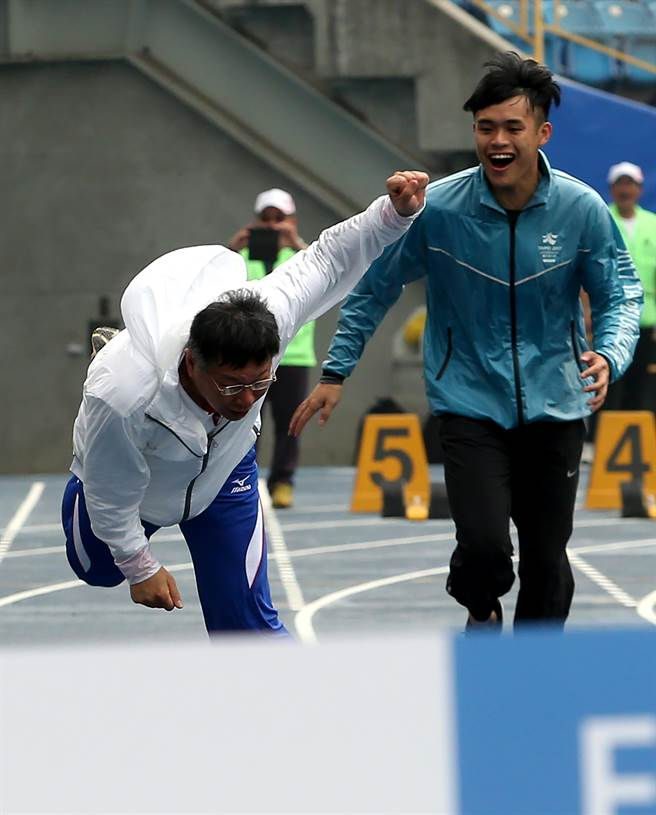
#> input picture 0413.jpg, 656 x 815 px
$ python fuck2.py
#> lines starting #> are read from the running program, lines starting #| are printed output that depends on the picture

# show a pixel value
from skimage import io,data
import matplotlib.pyplot as plt
import numpy as np
img=io.imread('0413.jpg')
#> img is the input picture: shape (815, 656, 3); mean R, G, B 111.5, 122.1, 126.2
io.imshow(img)

rows,cols,dims=img.shape
#> rows = 815; cols = 656; dims = 3
#half = np.matrix([[0, 128],[192, 64]])
half = np.matrix([[0,128,32,160],[192,64,224,96],[48,176,16,144],[240,112,208,80]])
img2=img[:,:,:]
for i in range(0,rows):
    for j in range(0,cols):
        for k in range(0,3):
            index_i = i%4 #2
            index_j = j%4 #2
            if img2[i,j,k] > half[index_i, index_j]:
                img2[i,j,k] = 255
            else:
                img2[i,j,k] = 0
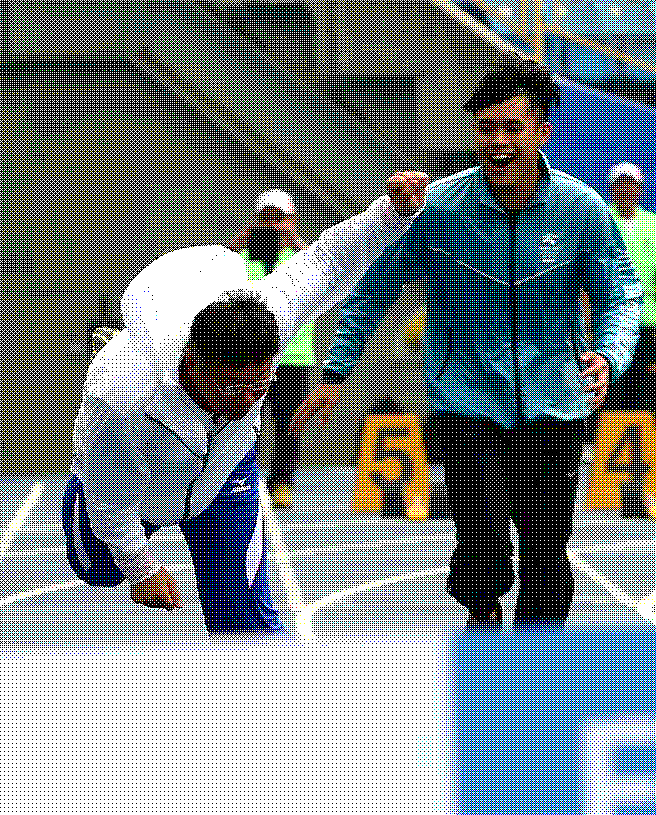
#> img2: shape (815, 656, 3); mean R, G, B 119.5, 130.1, 133.1
plt.figure()
io.imshow(img2)
io.show()
